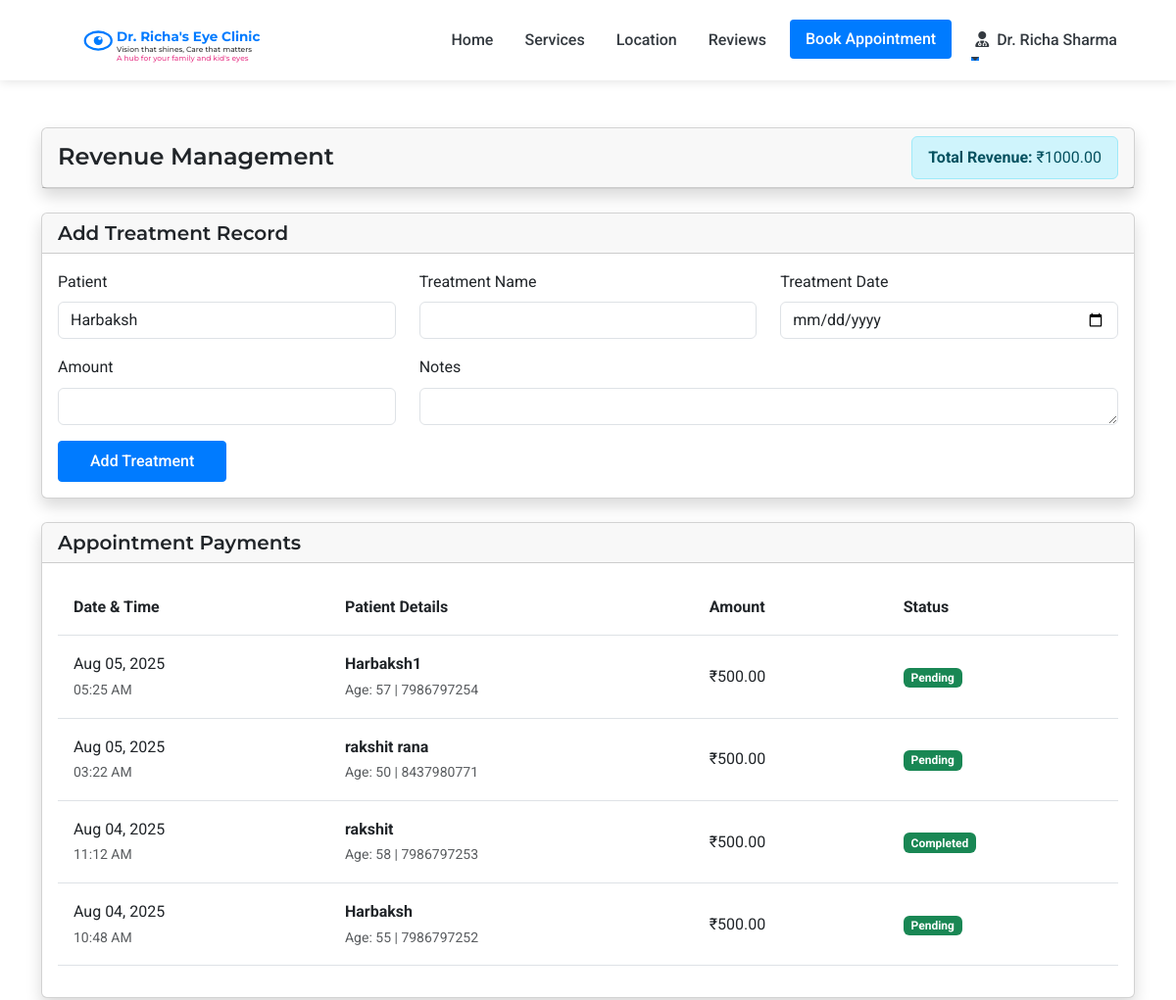
Before: /admin/revenue (signed in, upper part) with the older database file.
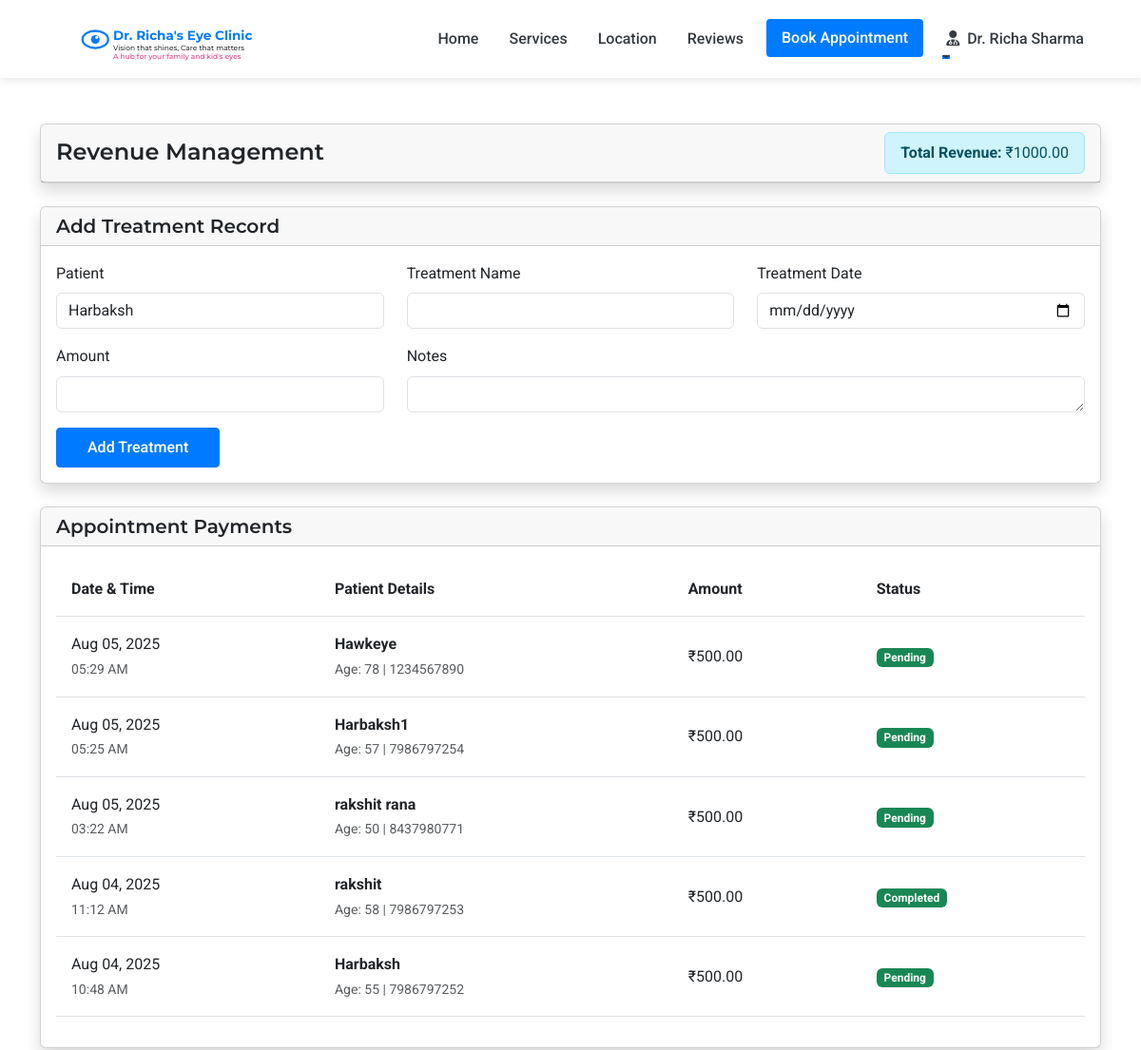
After: the same page with the newer database file.
### models.py (models this page shows, shortened)
class Payment(db.Model):
    id = db.Column(db.Integer, primary_key=True)
    appointment_id = db.Column(db.Integer, db.ForeignKey('appointment.id'), nullable=False)
    appointment = db.relationship('Appointment', backref='payment', uselist=False)
    amount = db.Column(db.Float, nullable=False)
    payment_method = db.Column(db.String(50), nullable=False)  # cash, bank_transfer, upi
    transaction_id = db.Column(db.String(100), nullable=True)
    upi_id = db.Column(db.String(100), nullable=True)
    status = db.Column(db.String(20), default='pending')  # pending, completed, failed
    created_at = db.Column(db.DateTime, default=datetime.utcnow)

class Patient(UserMixin, db.Model):
    id = db.Column(db.Integer, primary_key=True)
    full_name = db.Column(db.String(100), nullable=False)
    mobile_number = db.Column(db.String(15), nullable=False)
    email = db.Column(db.String(100), nullable=True)
    age = db.Column(db.Integer, nullable=False)
    sex = db.Column(db.String(10), nullable=True)
    password_hash = db.Column(db.String(256), nullable=True)
    is_registered = db.Column(db.Boolean, default=False)
    created_at = db.Column(db.DateTime, nullable=False, default=datetime.utcnow)
    appointments = db.relationship('Appointment', backref='patient', lazy=True)
    doctor_prescriptions = db.relationship('DoctorPrescription', backref='patient', lazy=True)
    optometrist_prescriptions = db.relationship('OptometristPrescription', backref='patient', lazy=True)

### routes.py (the view, shortened to what this page needs)
@app.route('/admin/revenue', methods=['GET', 'POST'])
@login_required
def admin_revenue():
    if not isinstance(current_user, Doctor):
        flash('Access denied. Doctor privileges required.', 'danger')
        return redirect(url_for('index'))
    form = FlaskForm()  # Create a basic form for CSRF protection
    payments = (
        db.session.query(Payment, Patient)
        .join(Appointment, Payment.appointment_id == Appointment.id)
        .join(Patient, Appointment.patient_id == Patient.id)
        .order_by(Payment.created_at.desc())
        .all()
    )
    treatments = Treatment.query.order_by(Treatment.treatment_date.desc()).all()
    appointment_revenue = sum(payment.amount for payment, _ in payments if payment.status == 'completed')
    treatment_revenue = sum(treatment.amount for treatment in treatments)
    total_revenue = appointment_revenue + treatment_revenue
    patients = Patient.query.order_by(Patient.full_name).all()
    return render_template('admin/revenue.html', payments=payments, treatments=treatments, patients=patients, total_revenue=total_revenue, form=form)

### app.py (called while the page is built)
@login_manager.user_loader
def load_user(user_id):
    from models import Doctor, Assistant, Admin, Patient
    try:
        if user_id.startswith('doctor_'):
            return Doctor.query.get(int(user_id.split('_')[1]))
        elif user_id.startswith('assistant_'):
            return Assistant.query.get(int(user_id.split('_')[1]))
        elif user_id.startswith('admin_'):
            return Admin.query.get(int(user_id.split('_')[1]))
        else:
            return Patient.query.get(int(user_id))
    except (ValueError, AttributeError):
        return None

### routes.py (called while the page is built)
@app.context_processor
def inject_now():
    return {'now': datetime.now()}

### templates/admin/revenue.html (shortened to what the changed rows need)
{% extends 'layout.html' %}
{% block content %}
<div class="container py-5">
    <div class="row">
        <div class="col-12 mb-4">
            <div class="card shadow">
                <div class="card-body">
                    <div class="table-responsive">
                        <table class="table table-hover">
                            <thead>
                                <tr>
                                    <th>Date & Time</th>
                                    <th>Patient Details</th>
                                    <th>Amount</th>
                                    <th>Status</th>
                                </tr>
                            </thead>
                            <tbody>
                                {% for payment, patient in payments %}
                                <tr>
                                    <td>
                                        {{ payment.created_at.strftime('%b %d, %Y') }}<br>
                                        <small class="text-muted">{{ payment.created_at.strftime('%I:%M %p') }}</small>
                                    </td>
                                    <td>
                                        <strong>{{ patient.full_name }}</strong><br>
                                        <small class="text-muted">Age: {{ patient.age }} | {{ patient.mobile_number }}</small>
                                    </td>
                                    <td>₹{{ "%.2f"|format(payment.amount) }}</td>
                                    <td>
                                        <span class="badge bg-success">{{ payment.status|title }}</span>
                                    </td>
                                </tr>
                                {% endfor %}
                            </tbody>
                        </table>
                    </div>
                </div>
            </div>
        </div>
    </div>
</div>
{% endblock %}

Changed rows visible on the page:
added Payment: created_at "Aug 05, 2025", created_at "05:29 AM", full_name "Hawkeye", age "78", mobile_number "1234567890", amount "500.00", status "Pending"
